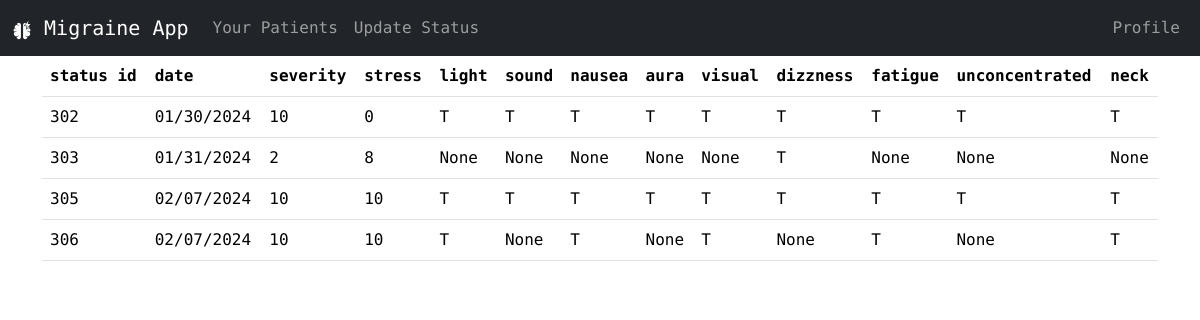
/user_details/101 (signed in), run on an earlier commit of the app's database.
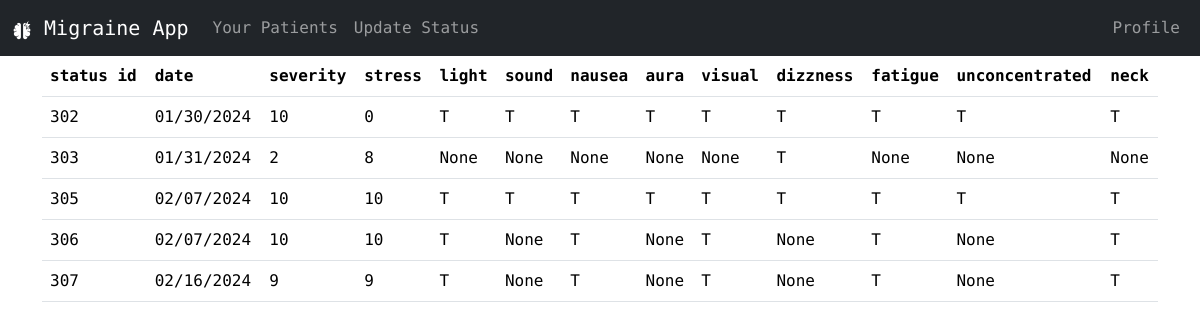
And on a later commit of the database.
### website/models.py (models this page shows)
class Status(db.Model):
    id = db.Column(db.Integer, primary_key=True, autoincrement=True)
    date = db.Column(db.String(150))
    severity = db.Column(db.Integer)
    stress = db.Column(db.Integer)
    light = db.Column(db.String(1))
    sound = db.Column(db.String(1))
    nausea = db.Column(db.String(1))
    aura = db.Column(db.String(1))
    visual = db.Column(db.String(1))
    dizzness = db.Column(db.String(1))
    fatigue = db.Column(db.String(1))
    unconcentrated = db.Column(db.String(1))
    neck = db.Column(db.String(1))
    user_id = db.Column(db.Integer, db.ForeignKey("user.id"))

### website/views.py (the view)
@views.route("/user_details/<int:user_id>")
@login_required
def user_details(user_id):
    print(user_id)
    if user_id:
        status_details = (
            db.session.query(
                Status.id,
                Status.date,
                Status.severity,
                Status.stress,
                Status.light,
                Status.sound,
                Status.nausea,
                Status.aura,
                Status.visual,
                Status.dizzness,
                Status.fatigue,
                Status.unconcentrated,
                Status.neck
            ).filter(
                Status.user_id == user_id
            ).all()
        )
        for i in status_details:
            print(i)
        return render_template("user_details.html", status_details=status_details)
    else:
        flash("User not found", "error")
        return redirect(url_for("views.care_home"))

### website/__init__.py (called while the page is built)
def create_app():
    app = Flask(__name__)
    app.config["SECRET_KEY"] = "heisenberg"
    app.config["SQLALCHEMY_DATABASE_URI"] = f"sqlite:///{DB_NAME}"
    db.init_app(app)
    from .views import views
    from .auth import auth
    app.register_blueprint(views, url_prefix="/")
    app.register_blueprint(auth, url_prefix="/")
    from .models import User, Caretaker, Admin
    create_database(app)
    login_manager = LoginManager()
    login_manager.login_view = "auth.login"
    login_manager.login_message = "User needs to be logged in to view this page"
    login_manager.login_message_category = "error"
    login_manager.init_app(app)
    @login_manager.user_loader
    def load_user(email):
        u = User.query.get(email)
        c = Caretaker.query.get(email)
        a = Admin.query.get(email)
        return u or c or a
    return app

### website/templates/user_details.html
{% extends "care_base.html" %}
{% block body %}
    <table class="table ">
        <thead class="thead-dark">
            <tr>
                <th scope="col">status id</th>
                <th scope="col">date</th>
                <th scope="col">severity</th>
                <th scope="col">stress</th>
                <th scope="col">light</th>
                <th scope="col">sound</th>
                <th scope="col">nausea</th>
                <th scope="col">aura</th>
                <th scope="col">visual</th>
                <th scope="col">dizzness</th>
                <th scope="col">fatigue</th>
                <th scope="col">unconcentrated</th>
                <th scope="col">neck</th>
                </tr>
        </thead>
        <tbody>
            {% for i in status_details %}
                <tr>
                    <td>{{ i[0] }}</th>
                    <td>{{ i[1] }}</td>
                    <td>{{ i[2] }}</td>
                    <td>{{ i[3] }}</td>
                    <td>{{ i[4] }}</td>
                    <td>{{ i[5] }}</td>
                    <td>{{ i[6] }}</td>
                    <td>{{ i[7] }}</td>
                    <td>{{ i[8] }}</td>
                    <td>{{ i[9] }}</td>
                    <td>{{ i[10] }}</td>
                    <td>{{ i[11] }}</td>
                    <td>{{ i[12] }}</td>
                </tr>
            {% endfor %}
        </tbody>
    </table>
{% endblock %}

What changed in the data, as far as the page shows it:
added Status: id "307", date "02/16/2024", severity "9", stress "9", light "T", i "None", nausea "T", visual "T", fatigue "T", neck "T"
